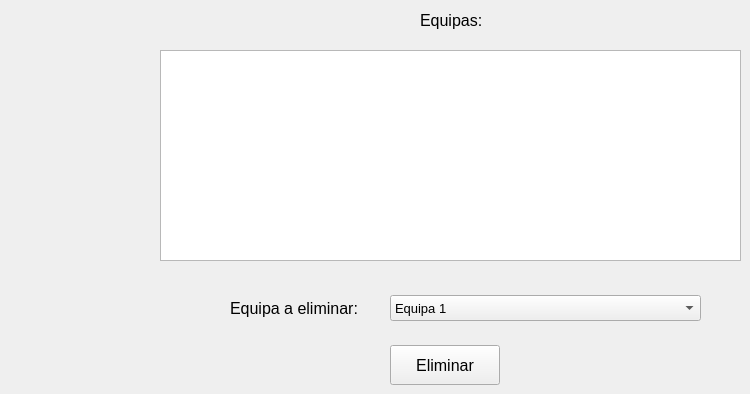
      <widget class="QWidget" name="eliminarEquipa">
       <widget class="QListView" name="eliEquipaslistView">
        <property name="geometry">
         <rect>
          <x>160</x>
          <y>50</y>
          <width>581</width>
          <height>211</height>
         </rect>
        </property>
        <property name="font">
         <font>
          <pointsize>10</pointsize>
         </font>
        </property>
       </widget>
       <widget class="QLabel" name="eliEquipaslabelTitulo">
        <property name="geometry">
         <rect>
          <x>420</x>
          <y>10</y>
          <width>61</width>
          <height>21</height>
         </rect>
        </property>
        <property name="text">
         <string>&lt;html&gt;&lt;head/&gt;&lt;body&gt;&lt;p&gt;&lt;span style=&quot; font-size:12pt;&quot;&gt;Equipas:&lt;/span&gt;&lt;/p&gt;&lt;/body&gt;&lt;/html&gt;</string>
        </property>
       </widget>
       <widget class="QLabel" name="eliEquipaslabel">
        <property name="geometry">
         <rect>
          <x>230</x>
          <y>293</y>
          <width>131</width>
          <height>31</height>
         </rect>
        </property>
        <property name="text">
         <string>&lt;html&gt;&lt;head/&gt;&lt;body&gt;&lt;p&gt;&lt;span style=&quot; font-size:12pt;&quot;&gt;Equipa a eliminar:&lt;/span&gt;&lt;/p&gt;&lt;/body&gt;&lt;/html&gt;</string>
        </property>
       </widget>
       <widget class="QComboBox" name="eliEquipascomboBox">
        <property name="geometry">
         <rect>
          <x>390</x>
          <y>295</y>
          <width>311</width>
          <height>26</height>
         </rect>
        </property>
        <property name="font">
         <font>
          <pointsize>10</pointsize>
         </font>
        </property>
        <item>
         <property name="text">
          <string>Equipa 1</string>
         </property>
        </item>
        <item>
         <property name="text">
          <string>Equipa 2</string>
         </property>
        </item>
        <item>
         <property name="text">
          <string>Equipa 3</string>
         </property>
        </item>
        <item>
         <property name="text">
          <string>Equipa 4</string>
         </property>
        </item>
        <item>
         <property name="text">
          <string>Equipa 5</string>
         </property>
        </item>
       </widget>
       <widget class="QPushButton" name="pusheliEquipas">
        <property name="geometry">
         <rect>
          <x>390</x>
          <y>345</y>
          <width>110</width>
          <height>40</height>
         </rect>
        </property>
        <property name="font">
         <font>
          <pointsize>12</pointsize>
         </font>
        </property>
        <property name="text">
         <string>Eliminar</string>
        </property>
       </widget>
      </widget>
